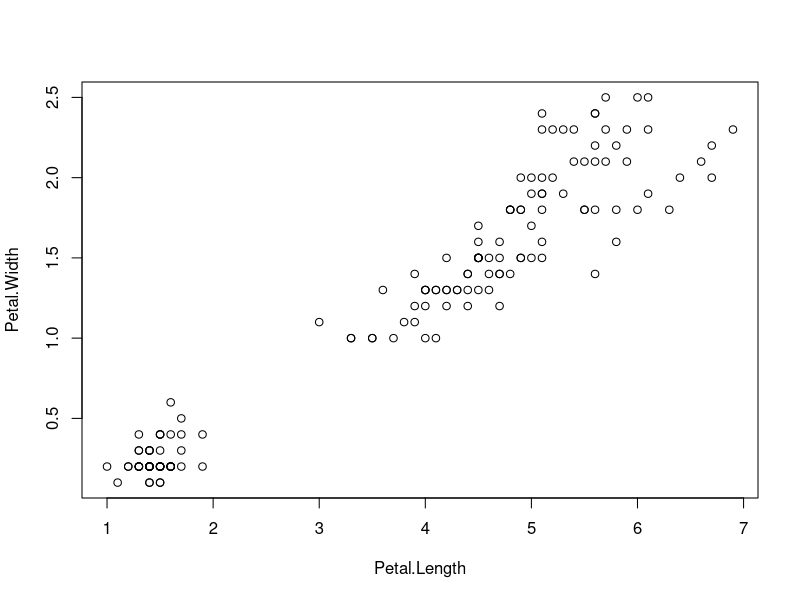
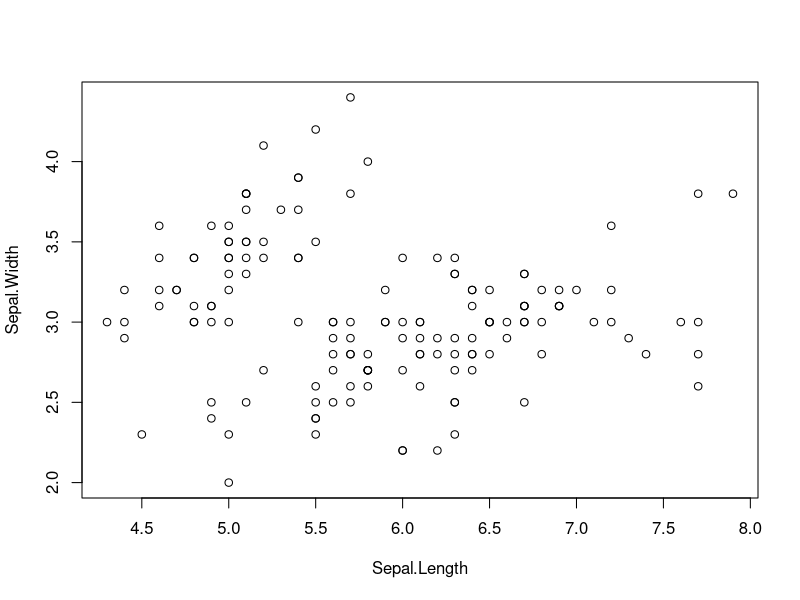
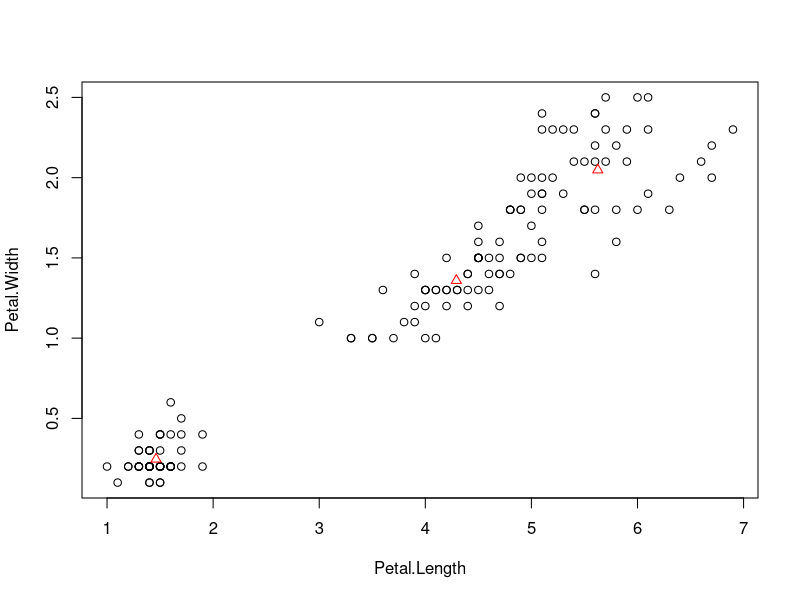

Write R code to recreate these figures, in order. (Note: this script raises an error after producing the figures.)
file <- iris
file
summary(file)
sepals <- file[,1:2]
petals <- file [,3:4]
plot(petals)
plot(sepals)

cluster2i <- kmeans(petals , centers = 2)
cluster2i
cluster3i <- kmeans(petals , centers = 3)
cluster3i
cluster4i <- kmeans(petals , center = 4)
cluster4i

cluster1ii <- kmeans(sepals, centers = 2)
cluster1ii
points(cluster2i$centers,col='red',pch=2)

result <- cbind(petals,cluster=cluster2i$cluster)
result


myfile <- iris
summary(myfile)
petals<- myfile[,3:4]
kres <- kmeans(petals,centers=3)
kres
plot(petals)
points(kres$centers,col="red",pch=2)
result <- cbind(petals,kres$cluster)
result
r <- cbind(result,species=myfile$Species)
r
table(r$species,r$kres$cluster)
print(kres$cluster)
print(kres$withinss)
print(kres$tot.withinss)
print(kres$betweenss)
print(kres$size)
print(kres$centers)
print(kres$iter)
print(kres$ifault)

library(datasets)
library(ggplot2)
ggplot(iris,aes(Petal.Length,Petal.Width,color = Species)) + geom_point()
set.seed(20)
iriscluster <- kmeans(iris[,3:4],3,nstart=20)
iriscluster


#  determining value of  ---
petals<- myfile[,3:4]
tw=numeric(15)
for( i in 1:15 )
{
  tw[i] = kmeans(petals,i)$tot.withinss
}
plot(tw,type = "l",col="green")

# choose the lowest value of k after which the value decrement is too small
# in this case value of k = 3
